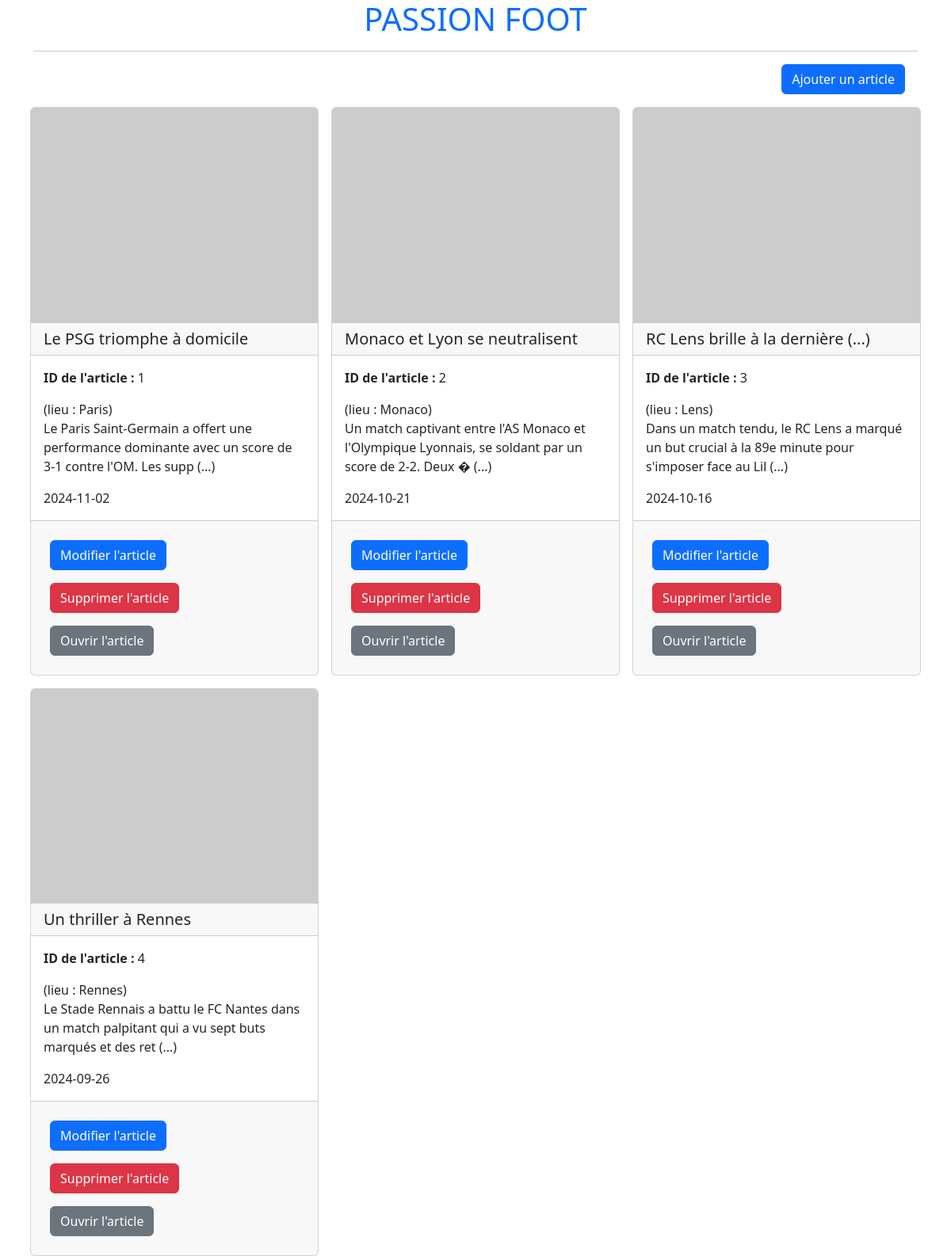
The app's page /read.php with its own data.
### tables this page shows
CREATE TABLE articles_presse (
    id INT AUTO_INCREMENT PRIMARY KEY,
    titre VARCHAR(255) NOT NULL,
    contenu TEXT NOT NULL,
    auteur VARCHAR(100) NOT NULL,
    date_publication DATE NOT NULL,
    match_id INT,  
    FOREIGN KEY (match_id) REFERENCES resultats_sportifs(id)
);

CREATE TABLE resultats_sportifs (
    id INT AUTO_INCREMENT PRIMARY KEY,
    equipe1 VARCHAR(100) NOT NULL,
    equipe2 VARCHAR(100) NOT NULL,
    score VARCHAR(10) NOT NULL,
    resume TEXT NOT NULL,
    lieu VARCHAR(100) NOT NULL,
    date_match DATE NOT NULL
);

### read.php (the view, shortened to what this page needs)
<!DOCTYPE html>
<html lang="fr">
<head>
    <link href="https://cdn.jsdelivr.net/npm/bootstrap@5.3.8/dist/css/bootstrap.min.css" rel="stylesheet">
</head>
<body>
    <?php
    include('connect.php');
    $sqlQuery = '
    SELECT a.id, a.titre, a.contenu, a.date_publication AS textequejeveux, r.score, r.lieu
        FROM articles_presse a
        LEFT JOIN resultats_sportifs r ON a.match_id = r.id
        ORDER BY `a`.`date_publication`
        DESC;';
$newsFraiches = $mysqlClient->prepare($sqlQuery);
$newsFraiches->execute();
$news = $newsFraiches->fetchAll();
function truncateString($string, $length = 20)
{
    if (strlen($string) > $length) {
        return substr($string, 0, $length) . ' (...)';
    }
    return $string;
}
    ?>
    <div class="container">
        <h1 class="text-primary text-center">PASSION FOOT</h1><hr>
        <div class="row">
            <div class="d-flex flex-row justify-content-center justify-content-md-end">
            <a type="button" class="btn btn-primary text-white me-3" href="create.php">Ajouter un article</a>
            </div>
            <?php
            foreach ($news as $new) {
            ?>
            <div class="col-12 col-md-4 d-flex justify-content-center g-3">
                <div class="card" style="width: 24rem;">
                    <img src="https://picsum.photos/200/150" class="card-img-top " alt="">
                    <h5 class="card-header"><?= htmlspecialchars(truncateString($new['titre'], 30)); ?></h5>
                    <div class="card-body">
                        <p class="card-text"><strong>ID de l'article : </strong><?= htmlspecialchars($new['id']); ?></p>
                        (lieu : <?= htmlspecialchars($new['lieu'] ?? 'Il n\'y a pas de lieu'); ?>)
                        <p class="card-text"><?= htmlspecialchars(truncateString($new['contenu'], 100)); ?></p>
                        <p class="card-text"><?= htmlspecialchars($new['textequejeveux']); ?></p>
                    </div>
                    <div class="card-footer p-3 g-3">
                        <a type="button" class="btn btn-primary text-white m-2" href="<?= htmlspecialchars('update.php?id=' . $new['id']); ?>">Modifier l'article</a>
                        <a type="button" class="btn btn-danger text-white m-2" href="<?= htmlspecialchars('delete.php?id=' . $new['id']); ?>">Supprimer l'article</a>
                        <a type="button" class="btn btn-secondary text-white m-2" href="<?= htmlspecialchars('article.php?id=' . $new['id']); ?>">Ouvrir l'article</a>
                    </div>
                </div>
            </div>
            <?php
            }
            ?>
        </div>
    </div>
</body>
</html>

### records on screen
articles_presse: titre "Le PSG triomphe à domicile", id "1", match.lieu "Paris", contenu "Le Paris Saint-Germain a offert une performance dominante avec un score de 3-1 contre l'OM. Les supp (...)", date_publication "2024-11-02"
articles_presse: titre "Monaco et Lyon se neutralisent", id "2", match.lieu "Monaco", contenu "Un match captivant entre l'AS Monaco et l'Olympique Lyonnais, se soldant par un score de 2-2. Deux � (...)", date_publication "2024-10-21"
articles_presse: titre "RC Lens brille à la dernière (...)", id "3", match.lieu "Lens", contenu "Dans un match tendu, le RC Lens a marqué un but crucial à la 89e minute pour s'imposer face au Lil (...)", date_publication "2024-10-16"
articles_presse: titre "Un thriller à Rennes", id "4", match.lieu "Rennes", contenu "Le Stade Rennais a battu le FC Nantes dans un match palpitant qui a vu sept buts marqués et des ret (...)", date_publication "2024-09-26"
